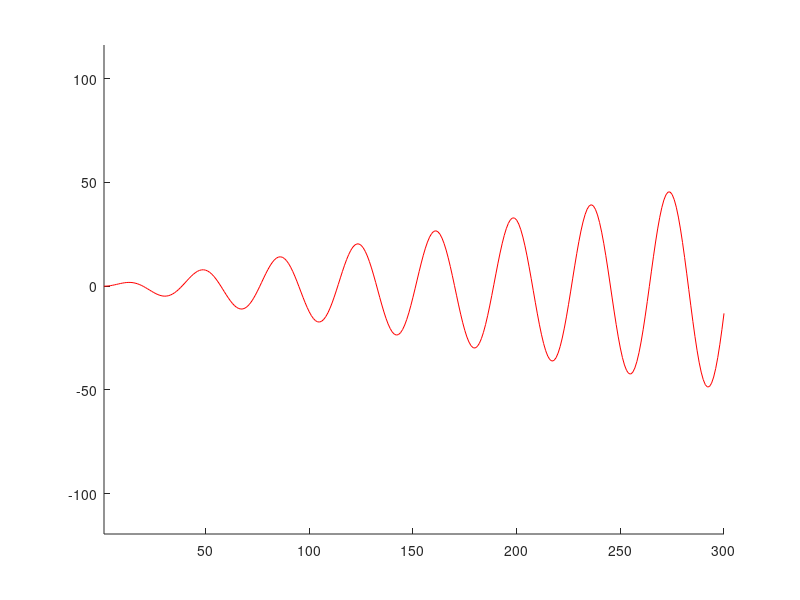
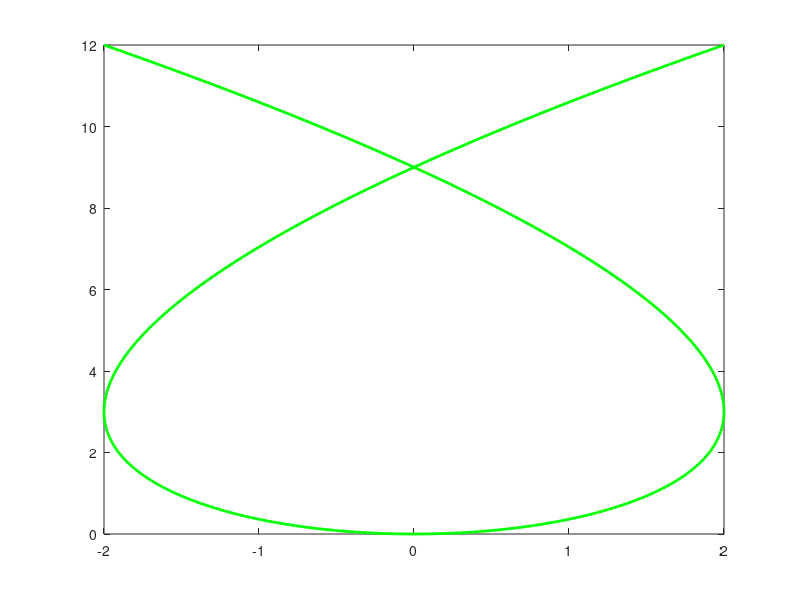
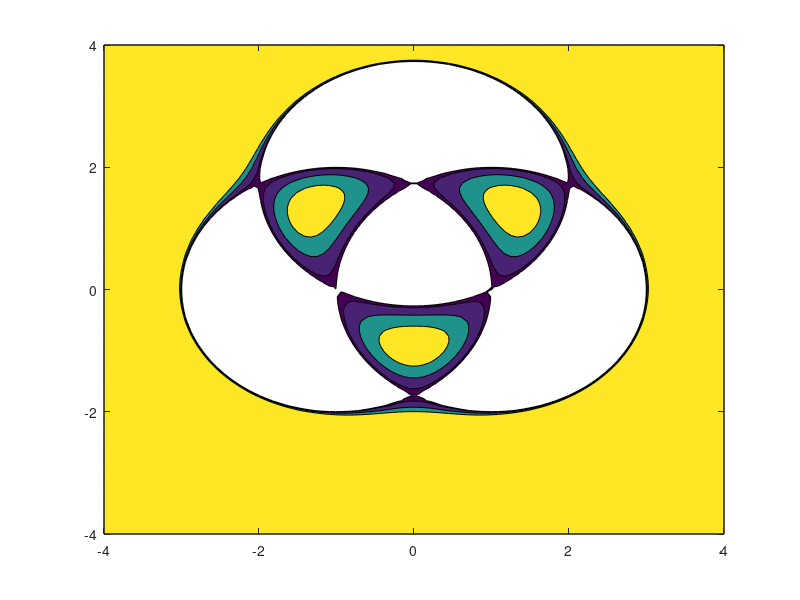

Write the MATLAB code that produced these figures, in order.
%%hold on;axis equal;f = @(x) x.*sin(x);too=f(linspace(0,50,300)');plot(too,"r");t=linspace(-2,2,300)';g = @(t) [t.*(3-t.^2),3.*t.^2];yoo=g(t);figure(2);plot(yoo(:,1),yoo(:,2),"g",'LineWidth',2);h = @(x,y) ((x-1).^2+y.^2-4).*((x+1).^2+y.^2-4).*(x.^2+(y-sqrt(3)).^2-4);dim = 100;x=linspace(-4,4,dim).*ones(dim);y=linspace(-4,4,dim)'.*ones(dim);z=h(x,y);figure(3);contourf(x,y,z,[0,1,5,10]);%%clear("dim", "f", "g", "h", "t", "too", "x", "y", "yoo", "z");